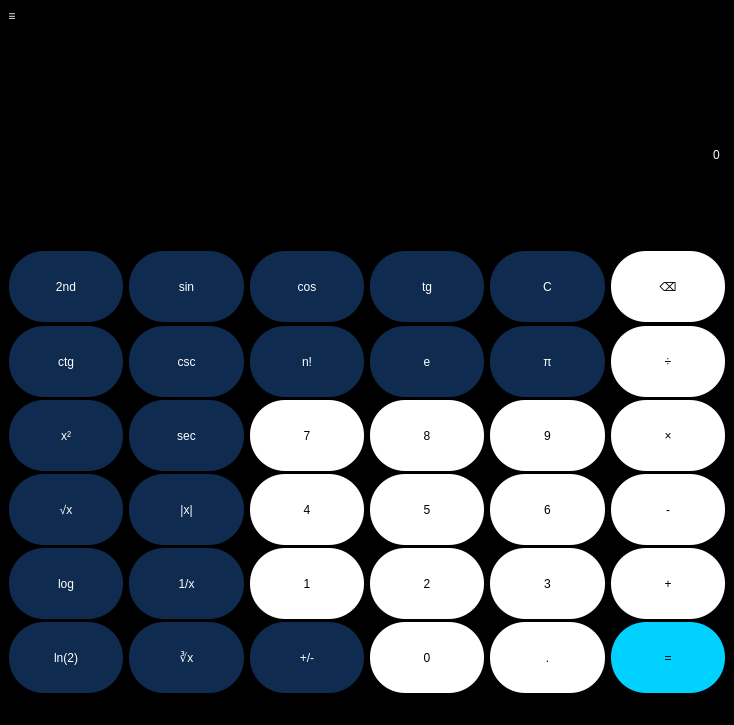
<?xml version="1.0" encoding="UTF-8"?>
<ui version="4.0">
 <class>MainWindow</class>
 <widget class="QMainWindow" name="MainWindow">
  <property name="geometry">
   <rect>
    <x>0</x>
    <y>0</y>
    <width>734</width>
    <height>725</height>
   </rect>
  </property>
  <property name="minimumSize">
   <size>
    <width>734</width>
    <height>725</height>
   </size>
  </property>
  <property name="maximumSize">
   <size>
    <width>734</width>
    <height>725</height>
   </size>
  </property>
  <property name="windowTitle">
   <string>MainWindow</string>
  </property>
  <property name="styleSheet">
   <string notr="true">background-color: rgb(0, 0, 0);
color: rgb(255, 255, 255);
selection-background-color: rgb(140, 140, 140);

</string>
  </property>
  <widget class="QWidget" name="centralwidget">
   <property name="enabled">
    <bool>true</bool>
   </property>
   <property name="minimumSize">
    <size>
     <width>734</width>
     <height>666</height>
    </size>
   </property>
   <property name="maximumSize">
    <size>
     <width>734</width>
     <height>666</height>
    </size>
   </property>
   <property name="styleSheet">
    <string notr="true">QWidget{background-color: #000000;}</string>
   </property>
   <layout class="QVBoxLayout" name="verticalLayout_2">
    <item>
     <widget class="QLabel" name="resol">
      <property name="enabled">
       <bool>false</bool>
      </property>
      <property name="maximumSize">
       <size>
        <width>16777215</width>
        <height>31</height>
       </size>
      </property>
      <property name="styleSheet">
       <string notr="true">QLabel{
border: 1px solid black;
color: rgb(255, 255, 255);
font: 75 16pt &quot;Yu Gothic UI Semibold&quot;;
}</string>
      </property>
      <property name="text">
       <string/>
      </property>
      <property name="alignment">
       <set>Qt::AlignRight|Qt::AlignTrailing|Qt::AlignVCenter</set>
      </property>
     </widget>
    </item>
    <item>
     <widget class="QLineEdit" name="ans_space">
      <property name="enabled">
       <bool>false</bool>
      </property>
      <property name="minimumSize">
       <size>
        <width>0</width>
        <height>181</height>
       </size>
      </property>
      <property name="maximumSize">
       <size>
        <width>16777215</width>
        <height>181</height>
       </size>
      </property>
      <property name="styleSheet">
       <string notr="true">QLineEdit{
border: 1px solid black;
color: rgb(255, 255, 255);
	font: 75 75pt &quot;Yu Gothic UI Semibold&quot;;
}</string>
      </property>
      <property name="text">
       <string>0</string>
      </property>
      <property name="alignment">
       <set>Qt::AlignRight|Qt::AlignTrailing|Qt::AlignVCenter</set>
      </property>
     </widget>
    </item>
    <item>
     <layout class="QGridLayout" name="gridLayout_2">
      <item row="0" column="4">
       <widget class="QPushButton" name="clear_btn">
        <property name="minimumSize">
         <size>
          <width>71</width>
          <height>71</height>
         </size>
        </property>
        <property name="maximumSize">
         <size>
          <width>1000</width>
          <height>1000</height>
         </size>
        </property>
        <property name="sizeIncrement">
         <size>
          <width>0</width>
          <height>0</height>
         </size>
        </property>
        <property name="styleSheet">
         <string notr="true">QPushButton{
font: 15pt &quot;MS Shell Dlg 2&quot;;
background-color: #0f2b50;
	border: 0px;
    border-radius: 35px;
    border-style: outset;
	color: rgb(255, 255, 255);
}
QPushButton:pressed{
background-color: #091c34;
color: #6d6d6d
}
</string>
        </property>
        <property name="text">
         <string notr="true">С</string>
        </property>
       </widget>
      </item>
      <item row="0" column="5">
       <widget class="QPushButton" name="del_btn">
        <property name="minimumSize">
         <size>
          <width>71</width>
          <height>71</height>
         </size>
        </property>
        <property name="maximumSize">
         <size>
          <width>1000</width>
          <height>1000</height>
         </size>
        </property>
        <property name="baseSize">
         <size>
          <width>1000</width>
          <height>1000</height>
         </size>
        </property>
        <property name="styleSheet">
         <string notr="true">QPushButton{
font: 75 12pt &quot;MS Shell Dlg 2&quot;;
background-color: #ffffff;
color: black;
	border: 0px;
    border-radius: 35px;
    border-style: outset;
}
QPushButton:pressed{
background-color: #ebebeb;
}</string>
        </property>
        <property name="text">
         <string notr="true">⌫</string>
        </property>
       </widget>
      </item>
      <item row="0" column="1">
       <widget class="QPushButton" name="sin_btn">
        <property name="minimumSize">
         <size>
          <width>71</width>
          <height>71</height>
         </size>
        </property>
        <property name="maximumSize">
         <size>
          <width>1000</width>
          <height>1000</height>
         </size>
        </property>
        <property name="styleSheet">
         <string notr="true">QPushButton{
font: 15pt &quot;MS Shell Dlg 2&quot;;
background-color: #0f2b50;
	border: 0px;
    border-radius: 35px;
    border-style: outset;
	color: rgb(255, 255, 255);
}
QPushButton:pressed{
background-color: #091c34;
color: #6d6d6d
}
</string>
        </property>
        <property name="text">
         <string notr="true">sin</string>
        </property>
        <attribute name="buttonGroup">
         <string notr="true">complexSignButtonsGroup</string>
        </attribute>
       </widget>
      </item>
      <item row="1" column="5">
       <widget class="QPushButton" name="div_btn">
        <property name="minimumSize">
         <size>
          <width>71</width>
          <height>71</height>
         </size>
        </property>
        <property name="maximumSize">
         <size>
          <width>1000</width>
          <height>1000</height>
         </size>
        </property>
        <property name="baseSize">
         <size>
          <width>1000</width>
          <height>1000</height>
         </size>
        </property>
        <property name="styleSheet">
         <string notr="true">QPushButton{
font: 75 15pt &quot;MS Shell Dlg 2&quot;;
background-color: #ffffff;
color: black;
	border: 0px;
    border-radius: 35px;
    border-style: outset;
}
QPushButton:pressed{
background-color: #ebebeb;
}</string>
        </property>
        <property name="text">
         <string notr="true">÷</string>
        </property>
        <attribute name="buttonGroup">
         <string notr="true">simpleSignButtonsGroup</string>
        </attribute>
       </widget>
      </item>
      <item row="3" column="4">
       <widget class="QPushButton" name="pushButton_20">
        <property name="minimumSize">
         <size>
          <width>71</width>
          <height>71</height>
         </size>
        </property>
        <property name="maximumSize">
         <size>
          <width>1000</width>
          <height>1000</height>
         </size>
        </property>
        <property name="baseSize">
         <size>
          <width>1000</width>
          <height>1000</height>
         </size>
        </property>
        <property name="styleSheet">
         <string notr="true">QPushButton{
font: 75 15pt &quot;MS Shell Dlg 2&quot;;
background-color: #ffffff;
color: black;
	border: 0px;
    border-radius: 35px;
    border-style: outset;
}
QPushButton:pressed{
background-color: #ebebeb;
}</string>
        </property>
        <property name="text">
         <string notr="true">6</string>
        </property>
        <attribute name="buttonGroup">
         <string notr="true">numsButtonsGroup</string>
        </attribute>
       </widget>
      </item>
      <item row="2" column="5">
       <widget class="QPushButton" name="mul_btn">
        <property name="minimumSize">
         <size>
          <width>71</width>
          <height>71</height>
         </size>
        </property>
        <property name="maximumSize">
         <size>
          <width>1000</width>
          <height>1000</height>
         </size>
        </property>
        <property name="baseSize">
         <size>
          <width>1000</width>
          <height>1000</height>
         </size>
        </property>
        <property name="styleSheet">
         <string notr="true">QPushButton{
font: 75 15pt &quot;MS Shell Dlg 2&quot;;
background-color: #ffffff;
color: black;
	border: 0px;
    border-radius: 35px;
    border-style: outset;
}
QPushButton:pressed{
background-color: #ebebeb;
}</string>
        </property>
        <property name="text">
         <string notr="true">×</string>
        </property>
        <attribute name="buttonGroup">
         <string notr="true">simpleSignButtonsGroup</string>
        </attribute>
       </widget>
      </item>
      <item row="3" column="5">
       <widget class="QPushButton" name="min_btn">
        <property name="minimumSize">
         <size>
          <width>71</width>
          <height>71</height>
         </size>
        </property>
        <property name="maximumSize">
         <size>
          <width>1000</width>
          <height>1000</height>
         </size>
        </property>
        <property name="baseSize">
         <size>
          <width>1000</width>
          <height>1000</height>
         </size>
        </property>
        <property name="styleSheet">
         <string notr="true">QPushButton{
font: 75 15pt &quot;MS Shell Dlg 2&quot;;
background-color: #ffffff;
color: black;
	border: 0px;
    border-radius: 35px;
    border-style: outset;
}
QPushButton:pressed{
background-color: #ebebeb;
}</string>
        </property>
        <property name="text">
         <string notr="true">-</string>
        </property>
        <attribute name="buttonGroup">
         <string notr="true">simpleSignButtonsGroup</string>
        </attribute>
       </widget>
      </item>
      <item row="4" column="5">
       <widget class="QPushButton" name="plus_btn">
        <property name="minimumSize">
         <size>
          <width>71</width>
          <height>71</height>
         </size>
        </property>
        <property name="maximumSize">
         <size>
          <width>1000</width>
          <height>1000</height>
         </size>
        </property>
        <property name="baseSize">
         <size>
          <width>1000</width>
          <height>1000</height>
         </size>
        </property>
        <property name="styleSheet">
         <string notr="true">QPushButton{
font: 75 15pt &quot;MS Shell Dlg 2&quot;;
background-color: #ffffff;
color: black;
	border: 0px;
    border-radius: 35px;
    border-style: outset;
}
QPushButton:pressed{
background-color: #ebebeb;
}</string>
        </property>
        <property name="text">
         <string notr="true">+</string>
        </property>
        <attribute name="buttonGroup">
         <string notr="true">simpleSignButtonsGroup</string>
        </attribute>
       </widget>
      </item>
      <item row="5" column="5">
       <widget class="QPushButton" name="eq_btn">
        <property name="minimumSize">
         <size>
          <width>71</width>
          <height>71</height>
         </size>
        </property>
        <property name="maximumSize">
         <size>
          <width>1000</width>
          <height>1000</height>
         </size>
        </property>
        <property name="baseSize">
         <size>
          <width>1000</width>
          <height>1000</height>
         </size>
        </property>
        <property name="styleSheet">
         <string notr="true">QPushButton{
	font: 75 14pt &quot;MS Shell Dlg 2&quot;;
	background-color: #01d1ff;
	border: 0px;
	color:black;
    border-radius: 35px;
    border-style: outset;
}
QPushButton:pressed{
background-color: #0590cb;
}
</string>
        </property>
        <property name="text">
         <string>=</string>
        </property>
       </widget>
      </item>
      <item row="5" column="4">
       <widget class="QPushButton" name="dot_btn">
        <property name="minimumSize">
         <size>
          <width>71</width>
          <height>71</height>
         </size>
        </property>
        <property name="maximumSize">
         <size>
          <width>1000</width>
          <height>1000</height>
         </size>
        </property>
        <property name="baseSize">
         <size>
          <width>1000</width>
          <height>1000</height>
         </size>
        </property>
        <property name="styleSheet">
         <string notr="true">QPushButton{
font: 75 15pt &quot;MS Shell Dlg 2&quot;;
background-color: #ffffff;
color: black;
	border: 0px;
    border-radius: 35px;
    border-style: outset;
}
QPushButton:pressed{
background-color: #ebebeb;
}</string>
        </property>
        <property name="text">
         <string notr="true">.</string>
        </property>
       </widget>
      </item>
      <item row="0" column="3">
       <widget class="QPushButton" name="tg_btn">
        <property name="minimumSize">
         <size>
          <width>71</width>
          <height>71</height>
         </size>
        </property>
        <property name="maximumSize">
         <size>
          <width>1000</width>
          <height>1000</height>
         </size>
        </property>
        <property name="styleSheet">
         <string notr="true">QPushButton{
font: 15pt &quot;MS Shell Dlg 2&quot;;
background-color: #0f2b50;
	border: 0px;
    border-radius: 35px;
    border-style: outset;
	color: rgb(255, 255, 255);
}
QPushButton:pressed{
background-color: #091c34;
color: #6d6d6d
}
</string>
        </property>
        <property name="text">
         <string notr="true">tg</string>
        </property>
        <attribute name="buttonGroup">
         <string notr="true">complexSignButtonsGroup</string>
        </attribute>
       </widget>
      </item>
      <item row="5" column="3">
       <widget class="QPushButton" name="pushButton_10">
        <property name="minimumSize">
         <size>
          <width>71</width>
          <height>71</height>
         </size>
        </property>
        <property name="maximumSize">
         <size>
          <width>1000</width>
          <height>1000</height>
         </size>
        </property>
        <property name="baseSize">
         <size>
          <width>1000</width>
          <height>1000</height>
         </size>
        </property>
        <property name="styleSheet">
         <string notr="true">QPushButton{
font: 75 15pt &quot;MS Shell Dlg 2&quot;;
background-color: #ffffff;
color: black;
	border: 0px;
    border-radius: 35px;
    border-style: outset;
}
QPushButton:pressed{
background-color: #ebebeb;
}</string>
        </property>
        <property name="text">
         <string notr="true">0</string>
        </property>
        <attribute name="buttonGroup">
         <string notr="true">numsButtonsGroup</string>
        </attribute>
       </widget>
      </item>
      <item row="4" column="3">
       <widget class="QPushButton" name="pushButton_26">
        <property name="minimumSize">
         <size>
          <width>71</width>
          <height>71</height>
         </size>
        </property>
        <property name="maximumSize">
         <size>
          <width>1000</width>
          <height>1000</height>
         </size>
        </property>
        <property name="baseSize">
         <size>
          <width>1000</width>
          <height>1000</height>
         </size>
        </property>
        <property name="styleSheet">
         <string notr="true">QPushButton{
font: 75 15pt &quot;MS Shell Dlg 2&quot;;
background-color: #ffffff;
color: black;
	border: 0px;
    border-radius: 35px;
    border-style: outset;
}
QPushButton:pressed{
background-color: #ebebeb;
}</string>
        </property>
        <property name="text">
         <string notr="true">2</string>
        </property>
        <attribute name="buttonGroup">
         <string notr="true">numsButtonsGroup</string>
        </attribute>
       </widget>
      </item>
      <item row="2" column="3">
       <widget class="QPushButton" name="pushButton_19">
        <property name="minimumSize">
         <size>
          <width>71</width>
          <height>71</height>
         </size>
        </property>
        <property name="maximumSize">
         <size>
          <width>1000</width>
          <height>1000</height>
         </size>
        </property>
        <property name="baseSize">
         <size>
          <width>1000</width>
          <height>1000</height>
         </size>
        </property>
        <property name="styleSheet">
         <string notr="true">QPushButton{
font: 75 15pt &quot;MS Shell Dlg 2&quot;;
background-color: #ffffff;
color: black;
	border: 0px;
    border-radius: 35px;
    border-style: outset;
}
QPushButton:pressed{
background-color: #ebebeb;
}</string>
        </property>
        <property name="text">
         <string notr="true">8</string>
        </property>
        <attribute name="buttonGroup">
         <string notr="true">numsButtonsGroup</string>
        </attribute>
       </widget>
      </item>
      <item row="3" column="3">
       <widget class="QPushButton" name="pushButton_21">
        <property name="minimumSize">
         <size>
          <width>71</width>
          <height>71</height>
         </size>
        </property>
        <property name="maximumSize">
         <size>
          <width>1000</width>
          <height>1000</height>
         </size>
        </property>
        <property name="baseSize">
         <size>
          <width>1000</width>
          <height>1000</height>
         </size>
        </property>
        <property name="styleSheet">
         <string notr="true">QPushButton{
font: 75 15pt &quot;MS Shell Dlg 2&quot;;
background-color: #ffffff;
color: black;
	border: 0px;
    border-radius: 35px;
    border-style: outset;
}
QPushButton:pressed{
background-color: #ebebeb;
}</string>
        </property>
        <property name="text">
         <string notr="true">5</string>
        </property>
        <attribute name="buttonGroup">
         <string notr="true">numsButtonsGroup</string>
        </attribute>
       </widget>
      </item>
      <item row="4" column="2">
       <widget class="QPushButton" name="pushButton_23">
        <property name="minimumSize">
         <size>
          <width>71</width>
          <height>71</height>
         </size>
        </property>
        <property name="maximumSize">
         <size>
          <width>1000</width>
          <height>1000</height>
         </size>
        </property>
        <property name="sizeIncrement">
         <size>
          <width>0</width>
          <height>0</height>
         </size>
        </property>
        <property name="baseSize">
         <size>
          <width>1000</width>
          <height>1000</height>
         </size>
        </property>
        <property name="styleSheet">
         <string notr="true">QPushButton{
font: 75 15pt &quot;MS Shell Dlg 2&quot;;
background-color: #ffffff;
color: black;
	border: 0px;
    border-radius: 35px;
    border-style: outset;
}
QPushButton:pressed{
background-color: #ebebeb;
}</string>
        </property>
        <property name="text">
         <string notr="true">1</string>
        </property>
        <attribute name="buttonGroup">
         <string notr="true">numsButtonsGroup</string>
        </attribute>
       </widget>
      </item>
      <item row="3" column="2">
       <widget class="QPushButton" name="pushButton_25">
        <property name="minimumSize">
         <size>
          <width>71</width>
          <height>71</height>
         </size>
        </property>
        <property name="maximumSize">
         <size>
          <width>1000</width>
          <height>1000</height>
         </size>
        </property>
        <property name="baseSize">
         <size>
          <width>1000</width>
          <height>1000</height>
         </size>
        </property>
        <property name="styleSheet">
         <string notr="true">QPushButton{
font: 75 15pt &quot;MS Shell Dlg 2&quot;;
background-color: #ffffff;
color: black;
	border: 0px;
    border-radius: 35px;
    border-style: outset;
}
QPushButton:pressed{
background-color: #ebebeb;
}</string>
        </property>
        <property name="text">
         <string notr="true">4</string>
        </property>
        <attribute name="buttonGroup">
         <string notr="true">numsButtonsGroup</string>
        </attribute>
       </widget>
      </item>
      <item row="2" column="2">
       <widget class="QPushButton" name="btn_8">
        <property name="minimumSize">
         <size>
          <width>71</width>
          <height>71</height>
         </size>
        </property>
        <property name="maximumSize">
         <size>
          <width>1000</width>
          <height>1000</height>
         </size>
        </property>
        <property name="baseSize">
         <size>
          <width>1000</width>
          <height>1000</height>
         </size>
        </property>
        <property name="styleSheet">
         <string notr="true">QPushButton{
font: 75 15pt &quot;MS Shell Dlg 2&quot;;
background-color: #ffffff;
color: black;
	border: 0px;
    border-radius: 35px;
    border-style: outset;
}
QPushButton:pressed{
background-color: #ebebeb;
}</string>
        </property>
        <property name="text">
         <string notr="true">7</string>
        </property>
        <attribute name="buttonGroup">
         <string notr="true">numsButtonsGroup</string>
        </attribute>
       </widget>
      </item>
      <item row="4" column="4">
       <widget class="QPushButton" name="pushButton_24">
        <property name="minimumSize">
         <size>
          <width>71</width>
          <height>71</height>
         </size>
        </property>
        <property name="maximumSize">
         <size>
          <width>1000</width>
          <height>1000</height>
         </size>
        </property>
        <property name="baseSize">
         <size>
          <width>1000</width>
          <height>1000</height>
         </size>
        </property>
        <property name="styleSheet">
         <string notr="true">QPushButton{
font: 75 15pt &quot;MS Shell Dlg 2&quot;;
background-color: #ffffff;
color: black;
	border: 0px;
    border-radius: 35px;
    border-style: outset;
}
QPushButton:pressed{
background-color: #ebebeb;
}</string>
        </property>
        <property name="text">
         <string notr="true">3</string>
        </property>
        <attribute name="buttonGroup">
         <string notr="true">numsButtonsGroup</string>
        </attribute>
       </widget>
      </item>
      <item row="2" column="4">
       <widget class="QPushButton" name="pushButton_22">
        <property name="minimumSize">
         <size>
          <width>71</width>
          <height>71</height>
         </size>
        </property>
        <property name="maximumSize">
         <size>
          <width>1000</width>
          <height>1000</height>
         </size>
        </property>
        <property name="baseSize">
         <size>
          <width>1000</width>
          <height>1000</height>
         </size>
        </property>
        <property name="styleSheet">
         <string notr="true">QPushButton{
font: 75 15pt &quot;MS Shell Dlg 2&quot;;
background-color: #ffffff;
color: black;
	border: 0px;
    border-radius: 35px;
    border-style: outset;
}
QPushButton:pressed{
background-color: #ebebeb;
}</string>
        </property>
        <property name="text">
         <string notr="true">9</string>
        </property>
        <attribute name="buttonGroup">
         <string notr="true">numsButtonsGroup</string>
        </attribute>
       </widget>
      </item>
      <item row="0" column="2">
       <widget class="QPushButton" name="cos_btn">
        <property name="minimumSize">
         <size>
          <width>71</width>
          <height>71</height>
         </size>
        </property>
        <property name="maximumSize">
         <size>
          <width>1000</width>
          <height>1000</height>
         </size>
        </property>
        <property name="styleSheet">
         <string notr="true">QPushButton{
font: 15pt &quot;MS Shell Dlg 2&quot;;
background-color: #0f2b50;
	border: 0px;
    border-radius: 35px;
    border-style: outset;
	color: rgb(255, 255, 255);
}
QPushButton:pressed{
background-color: #091c34;
color: #6d6d6d
}
</string>
        </property>
        <property name="text">
         <string notr="true">cos</string>
        </property>
        <attribute name="buttonGroup">
         <string notr="true">complexSignButtonsGroup</string>
        </attribute>
       </widget>
      </item>
      <item row="0" column="0">
       <widget class="QPushButton" name="btn_2nd">
        <property name="minimumSize">
         <size>
          <width>71</width>
          <height>71</height>
         </size>
        </property>
        <property name="maximumSize">
         <size>
          <width>1000</width>
          <height>1000</height>
         </size>
        </property>
        <property name="styleSheet">
         <string notr="true">QPushButton{
font: 15pt &quot;MS Shell Dlg 2&quot;;
background-color: #0f2b50;
	border: 0px;
    border-radius: 35px;
    border-style: outset;
	color: rgb(255, 255, 255);
}
QPushButton:pressed{
background-color: #091c34;
color: #6d6d6d
}
</string>
        </property>
        <property name="text">
         <string notr="true">2nd</string>
        </property>
       </widget>
      </item>
      <item row="1" column="4">
       <widget class="QPushButton" name="pi_btn">
        <property name="minimumSize">
         <size>
          <width>71</width>
          <height>71</height>
         </size>
        </property>
        <property name="maximumSize">
         <size>
          <width>1000</width>
          <height>1000</height>
         </size>
        </property>
        <property name="styleSheet">
         <string notr="true">QPushButton{
font: 15pt &quot;MS Shell Dlg 2&quot;;
background-color: #0f2b50;
	border: 0px;
    border-radius: 35px;
    border-style: outset;
	color: rgb(255, 255, 255);
}
QPushButton:pressed{
background-color: #091c34;
color: #6d6d6d
}
</string>
        </property>
        <property name="text">
         <string notr="true">π</string>
        </property>
        <attribute name="buttonGroup">
         <string notr="true">const_btns</string>
        </attribute>
       </widget>
      </item>
      <item row="1" column="3">
       <widget class="QPushButton" name="e_num_but">
        <property name="minimumSize">
         <size>
          <width>71</width>
          <height>71</height>
         </size>
        </property>
        <property name="maximumSize">
         <size>
          <width>1000</width>
          <height>1000</height>
         </size>
        </property>
        <property name="styleSheet">
         <string notr="true">QPushButton{
font: 15pt &quot;MS Shell Dlg 2&quot;;
background-color: #0f2b50;
	border: 0px;
    border-radius: 35px;
    border-style: outset;
	color: rgb(255, 255, 255);
}
QPushButton:pressed{
background-color: #091c34;
color: #6d6d6d
}
</string>
        </property>
        <property name="text">
         <string notr="true">е</string>
        </property>
        <attribute name="buttonGroup">
         <string notr="true">const_btns</string>
        </attribute>
       </widget>
      </item>
      <item row="1" column="2">
       <widget class="QPushButton" name="fact_btn">
        <property name="minimumSize">
         <size>
          <width>71</width>
          <height>71</height>
         </size>
        </property>
        <property name="maximumSize">
         <size>
          <width>1000</width>
          <height>1000</height>
         </size>
        </property>
        <property name="sizeIncrement">
         <size>
          <width>0</width>
          <height>0</height>
         </size>
        </property>
        <property name="baseSize">
         <size>
          <width>0</width>
          <height>0</height>
         </size>
        </property>
        <property name="styleSheet">
         <string notr="true">QPushButton{
font: 15pt &quot;MS Shell Dlg 2&quot;;
background-color: #0f2b50;
	border: 0px;
    border-radius: 35px;
    border-style: outset;
	color: rgb(255, 255, 255);
}
QPushButton:pressed{
background-color: #091c34;
color: #6d6d6d
}
</string>
        </property>
        <property name="text">
         <string notr="true">n!</string>
        </property>
        <attribute name="buttonGroup">
         <string notr="true">complexSignButtonsGroup</string>
        </attribute>
       </widget>
      </item>
      <item row="5" column="2">
       <widget class="QPushButton" name="pl_min_btn">
        <property name="minimumSize">
         <size>
          <width>71</width>
          <height>71</height>
         </size>
        </property>
        <property name="maximumSize">
         <size>
          <width>1000</width>
          <height>1000</height>
         </size>
        </property>
        <property name="styleSheet">
         <string notr="true">QPushButton{
font: 15pt &quot;MS Shell Dlg 2&quot;;
background-color: #0f2b50;
	border: 0px;
    border-radius: 35px;
    border-style: outset;
	color: rgb(255, 255, 255);
}
QPushButton:pressed{
background-color: #091c34;
color: #6d6d6d
}
</string>
        </property>
        <property name="text">
         <string notr="true">+/-</string>
        </property>
       </widget>
      </item>
      <item row="1" column="0">
       <widget class="QPushButton" name="ctg_btn">
        <property name="minimumSize">
         <size>
          <width>71</width>
          <height>71</height>
         </size>
        </property>
        <property name="maximumSize">
         <size>
          <width>1000</width>
          <height>1000</height>
         </size>
        </property>
        <property name="styleSheet">
         <string notr="true">QPushButton{
font: 15pt &quot;MS Shell Dlg 2&quot;;
background-color: #0f2b50;
	border: 0px;
    border-radius: 35px;
    border-style: outset;
	color: rgb(255, 255, 255);
}
QPushButton:pressed{
background-color: #091c34;
color: #6d6d6d
}
</string>
        </property>
        <property name="text">
         <string>ctg</string>
        </property>
        <attribute name="buttonGroup">
         <string notr="true">complexSignButtonsGroup</string>
        </attribute>
       </widget>
      </item>
      <item row="2" column="0">
       <widget class="QPushButton" name="square_btn">
        <property name="minimumSize">
         <size>
          <width>71</width>
          <height>71</height>
         </size>
        </property>
        <property name="maximumSize">
         <size>
          <width>1000</width>
          <height>1000</height>
         </size>
        </property>
        <property name="styleSheet">
         <string notr="true">QPushButton{
font: 15pt &quot;MS Shell Dlg 2&quot;;
background-color: #0f2b50;
	border: 0px;
    border-radius: 35px;
    border-style: outset;
	color: rgb(255, 255, 255);
}
QPushButton:pressed{
background-color: #091c34;
color: #6d6d6d
}
</string>
        </property>
        <property name="text">
         <string>x²</string>
        </property>
        <attribute name="buttonGroup">
         <string notr="true">complexSignButtonsGroup</string>
        </attribute>
       </widget>
      </item>
      <item row="3" column="0">
       <widget class="QPushButton" name="root_2_btn">
        <property name="minimumSize">
         <size>
          <width>71</width>
          <height>71</height>
         </size>
        </property>
        <property name="maximumSize">
         <size>
          <width>1000</width>
          <height>1000</height>
         </size>
        </property>
        <property name="styleSheet">
         <string notr="true">QPushButton{
font: 15pt &quot;MS Shell Dlg 2&quot;;
background-color: #0f2b50;
	border: 0px;
    border-radius: 35px;
    border-style: outset;
	color: rgb(255, 255, 255);
}
QPushButton:pressed{
background-color: #091c34;
color: #6d6d6d
}
</string>
        </property>
        <property name="text">
         <string>√x</string>
        </property>
        <attribute name="buttonGroup">
         <string notr="true">complexSignButtonsGroup</string>
        </attribute>
       </widget>
      </item>
      <item row="4" column="0">
       <widget class="QPushButton" name="log_btn">
        <property name="minimumSize">
         <size>
          <width>71</width>
          <height>71</height>
         </size>
        </property>
        <property name="maximumSize">
         <size>
          <width>1000</width>
          <height>1000</height>
         </size>
        </property>
        <property name="styleSheet">
         <string notr="true">QPushButton{
font: 15pt &quot;MS Shell Dlg 2&quot;;
background-color: #0f2b50;
	border: 0px;
    border-radius: 35px;
    border-style: outset;
	color: rgb(255, 255, 255);
}
QPushButton:pressed{
background-color: #091c34;
color: #6d6d6d
}
</string>
        </property>
        <property name="text">
         <string>log</string>
        </property>
        <attribute name="buttonGroup">
         <string notr="true">complexSignButtonsGroup</string>
        </attribute>
       </widget>
      </item>
      <item row="5" column="0">
       <widget class="QPushButton" name="ln2_btn">
        <property name="minimumSize">
         <size>
          <width>71</width>
          <height>71</height>
         </size>
        </property>
        <property name="maximumSize">
         <size>
          <width>1000</width>
          <height>1000</height>
         </size>
        </property>
        <property name="styleSheet">
         <string notr="true">QPushButton{
font: 15pt &quot;MS Shell Dlg 2&quot;;
background-color: #0f2b50;
	border: 0px;
    border-radius: 35px;
    border-style: outset;
	color: rgb(255, 255, 255);
}
QPushButton:pressed{
background-color: #091c34;
color: #6d6d6d
}
</string>
        </property>
        <property name="text">
         <string>ln(2)</string>
        </property>
        <attribute name="buttonGroup">
         <string notr="true">complexSignButtonsGroup</string>
        </attribute>
       </widget>
      </item>
      <item row="5" column="1">
       <widget class="QPushButton" name="root_3_btn">
        <property name="minimumSize">
         <size>
          <width>71</width>
          <height>71</height>
         </size>
        </property>
        <property name="maximumSize">
         <size>
          <width>1000</width>
          <height>1000</height>
         </size>
        </property>
        <property name="styleSheet">
         <string notr="true">QPushButton{
font: 15pt &quot;MS Shell Dlg 2&quot;;
background-color: #0f2b50;
	border: 0px;
    border-radius: 35px;
    border-style: outset;
	color: rgb(255, 255, 255);
}
QPushButton:pressed{
background-color: #091c34;
color: #6d6d6d
}
</string>
        </property>
        <property name="text">
         <string>∛x</string>
        </property>
        <attribute name="buttonGroup">
         <string notr="true">complexSignButtonsGroup</string>
        </attribute>
       </widget>
      </item>
      <item row="4" column="1">
       <widget class="QPushButton" name="rev_btn">
        <property name="minimumSize">
         <size>
          <width>71</width>
          <height>71</height>
         </size>
        </property>
        <property name="maximumSize">
         <size>
          <width>1000</width>
          <height>1000</height>
         </size>
        </property>
        <property name="styleSheet">
         <string notr="true">QPushButton{
font: 15pt &quot;MS Shell Dlg 2&quot;;
background-color: #0f2b50;
	border: 0px;
    border-radius: 35px;
    border-style: outset;
	color: rgb(255, 255, 255);
}
QPushButton:pressed{
background-color: #091c34;
color: #6d6d6d
}
</string>
        </property>
        <property name="text">
         <string>1/x</string>
        </property>
        <attribute name="buttonGroup">
         <string notr="true">complexSignButtonsGroup</string>
        </attribute>
       </widget>
      </item>
      <item row="3" column="1">
       <widget class="QPushButton" name="module_btn">
        <property name="minimumSize">
         <size>
          <width>71</width>
          <height>71</height>
         </size>
        </property>
        <property name="maximumSize">
         <size>
          <width>1000</width>
          <height>1000</height>
         </size>
        </property>
        <property name="styleSheet">
         <string notr="true">QPushButton{
font: 15pt &quot;MS Shell Dlg 2&quot;;
background-color: #0f2b50;
	border: 0px;
    border-radius: 35px;
    border-style: outset;
	color: rgb(255, 255, 255);
}
QPushButton:pressed{
background-color: #091c34;
color: #6d6d6d
}
</string>
        </property>
        <property name="text">
         <string>|x|</string>
        </property>
        <attribute name="buttonGroup">
         <string notr="true">complexSignButtonsGroup</string>
        </attribute>
       </widget>
      </item>
      <item row="2" column="1">
       <widget class="QPushButton" name="sec_btn">
        <property name="minimumSize">
         <size>
          <width>71</width>
          <height>71</height>
         </size>
        </property>
        <property name="maximumSize">
         <size>
          <width>1000</width>
          <height>1000</height>
         </size>
        </property>
        <property name="styleSheet">
         <string notr="true">QPushButton{
font: 15pt &quot;MS Shell Dlg 2&quot;;
background-color: #0f2b50;
	border: 0px;
    border-radius: 35px;
    border-style: outset;
	color: rgb(255, 255, 255);
}
QPushButton:pressed{
background-color: #091c34;
color: #6d6d6d
}
</string>
        </property>
        <property name="text">
         <string>sec</string>
        </property>
        <attribute name="buttonGroup">
         <string notr="true">complexSignButtonsGroup</string>
        </attribute>
       </widget>
      </item>
      <item row="1" column="1">
       <widget class="QPushButton" name="csc_btn">
        <property name="minimumSize">
         <size>
          <width>71</width>
          <height>71</height>
         </size>
        </property>
        <property name="maximumSize">
         <size>
          <width>1000</width>
          <height>1000</height>
         </size>
        </property>
        <property name="styleSheet">
         <string notr="true">QPushButton{
font: 15pt &quot;MS Shell Dlg 2&quot;;
background-color: #0f2b50;
	border: 0px;
    border-radius: 35px;
    border-style: outset;
	color: rgb(255, 255, 255);
}
QPushButton:pressed{
background-color: #091c34;
color: #6d6d6d
}
</string>
        </property>
        <property name="text">
         <string>csc</string>
        </property>
        <attribute name="buttonGroup">
         <string notr="true">complexSignButtonsGroup</string>
        </attribute>
       </widget>
      </item>
     </layout>
    </item>
   </layout>
  </widget>
  <widget class="QMenuBar" name="menubar">
   <property name="geometry">
    <rect>
     <x>0</x>
     <y>0</y>
     <width>734</width>
     <height>36</height>
    </rect>
   </property>
   <widget class="QMenu" name="menu">
    <property name="title">
     <string>≡
</string>
    </property>
    <addaction name="Simple"/>
    <addaction name="Engineering"/>
    <addaction name="Function_graphs"/>
    <addaction name="separator"/>
    <addaction name="Currency"/>
    <addaction name="Volume"/>
    <addaction name="Length"/>
    <addaction name="Temperature"/>
    <addaction name="Speed"/>
    <addaction name="Corner"/>
    <addaction name="separator"/>
   </widget>
   <addaction name="menu"/>
  </widget>
  <widget class="QStatusBar" name="statusbar"/>
  <action name="Simple">
   <property name="text">
    <string>Simple</string>
   </property>
  </action>
  <action name="Engineering">
   <property name="text">
    <string>Engineering</string>
   </property>
  </action>
  <action name="Function_graphs">
   <property name="text">
    <string>Function graphs</string>
   </property>
  </action>
  <action name="Date_calculating">
   <property name="text">
    <string>Date calculating</string>
   </property>
  </action>
  <action name="Currency">
   <property name="text">
    <string>Currency</string>
   </property>
  </action>
  <action name="Volume">
   <property name="text">
    <string>Volume</string>
   </property>
  </action>
  <action name="Length">
   <property name="text">
    <string>Length</string>
   </property>
  </action>
  <action name="Temperature">
   <property name="text">
    <string>Temperature</string>
   </property>
  </action>
  <action name="Speed">
   <property name="text">
    <string>Speed</string>
   </property>
  </action>
  <action name="Corner">
   <property name="text">
    <string>Corner</string>
   </property>
  </action>
  <action name="Settings">
   <property name="text">
    <string>Settings</string>
   </property>
  </action>
 </widget>
 <resources/>
 <connections/>
 <buttongroups>
  <buttongroup name="numsButtonsGroup"/>
  <buttongroup name="simpleSignButtonsGroup"/>
  <buttongroup name="const_btns"/>
  <buttongroup name="complexSignButtonsGroup"/>
 </buttongroups>
</ui>
